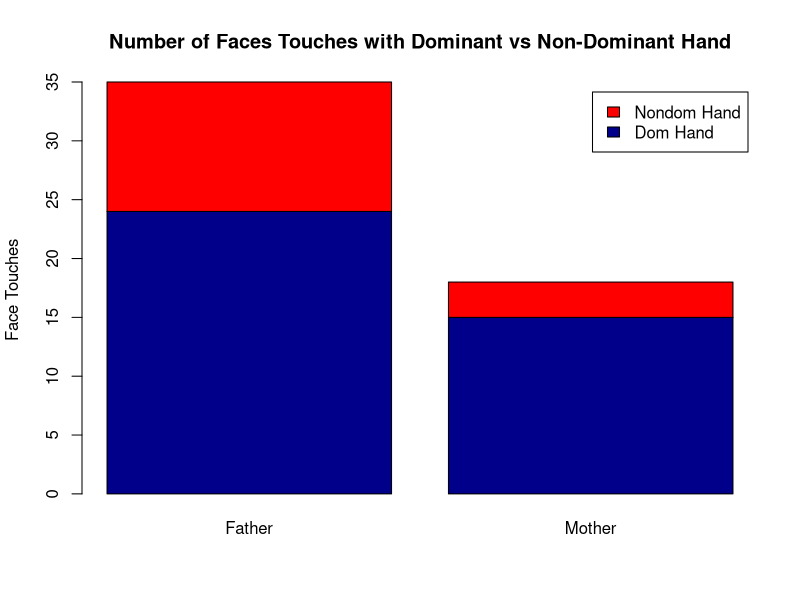
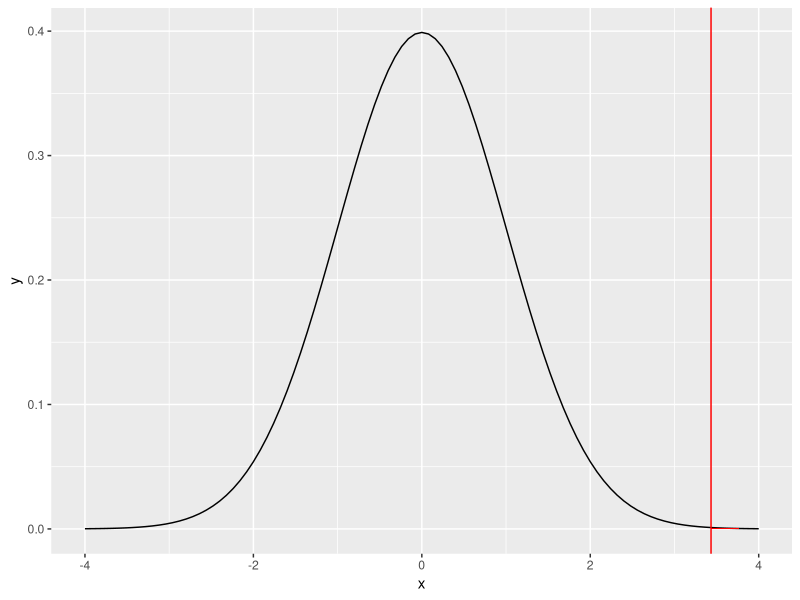

Reproduce these figures in R, in order.
## ---- chunk 1
knitr::opts_chunk$set(echo = TRUE)
library(tidyverse)
library(lubridate)
## ---- chunk 2
total_touches = read_csv("totaltouches.csv")
dominanttouches = read_csv("dominanttouches.csv",)
## ---- chunk 3
mtotal <- as.matrix(total_touches)
dom <- as.matrix(dominanttouches)
dom <- dom[,c(2,3,4,5,6,7,8,9,10,11)]
mtotal <- mtotal[,c(2,3,4,5,6,7,8,9,10,11)]

numeric_dom = matrix(as.numeric(unlist(dom)),nrow=nrow(dom))
colnames(numeric_dom) <- colnames(dom)
rownames(numeric_dom) <- c("DH Father", "DH Mother")

numeric_total = matrix(as.numeric(unlist(mtotal)),nrow=nrow(mtotal)) 
colnames(numeric_total) <- colnames(mtotal)
rownames(numeric_total) <- c("All Father", "All Mother")

sum_total = rowSums(numeric_total)
sum_dom = rowSums(numeric_dom)
sum_nondom = sum_total - sum_dom
unf_table = t(cbind(sum_total, sum_dom))
colnames(unf_table) <- c("Father" , "Mother")
rownames(unf_table) <- c("Total", "Dom Hand")

numeric_nondom = t(cbind(sum_dom, sum_nondom))
colnames(numeric_nondom) = c("Father", "Mother")
rownames(numeric_nondom) = c("Dom Hand", "Nondom Hand")
numeric_total
numeric_dom
## ---- chunk 4
unf_table
## ---- chunk 5
finished_table = t(t(rowSums(unf_table)))
colnames(finished_table) <- c("Father and Mother")
finished_table
## ---- chunk 6
barplot(numeric_nondom, main = "Number of Faces Touches with Dominant vs Non-Dominant Hand", col=c("darkblue" , "red"),
legend = rownames(numeric_nondom),ylab = "Face Touches", beside = FALSE)
## ---- chunk 7
total = finished_table[1,]
dominant = finished_table[2,]
phat = dominant/total
round(phat, 3)
## ---- chunk 8
se = sqrt(0.5 * (1 - 0.5) / total)
zscore = (phat - 0.5)/se
round(zscore, 2)
## ---- chunk 9
ggplot(data.frame(x = c(-4, 4)), aes(x = x)) +
stat_function(fun = dnorm) + 
  stat_function(fun = dnorm, 
                xlim = c(zscore, 4),
                geom = "area", fill = 'red')  + 
  geom_vline(xintercept = zscore, color = 'red')
## ---- chunk 10
pvalue = 2 * pnorm(zscore, lower.tail = FALSE)
rcodep = round(pvalue, 5)
round(pvalue, 5)
